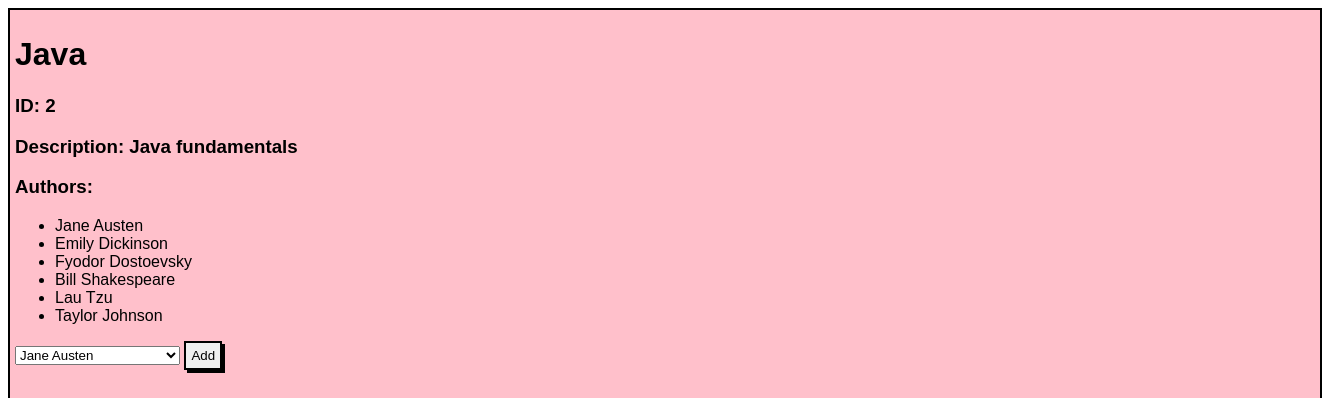
The page /books/2 on the database its author committed.
### main_app/models.py (models this page shows, shortened)
class Book(models.Model):
    title = models.CharField(max_length=255)
    desc = models.TextField()
    created_at = models.DateTimeField(auto_now_add=True)
    updated_at = models.DateTimeField(auto_now=True)

class Author(models.Model):
    first_name = models.CharField(max_length=255)
    last_name = models.CharField(max_length=255)
    books = models.ManyToManyField(Book, related_name='authors', null=True)
    notes = models.TextField(null=True)
    created_at = models.DateTimeField(auto_now_add=True)
    updated_at = models.DateTimeField(auto_now=True)

### main_app/views.py (the view)
# urls.py: path('books/<int:book_id>', views.show_book),
def show_book(request, book_id):
    one_book = Book.objects.get(id=book_id)
    all_authors = Author.objects.all()
    context = {
        'book' : one_book,
        "all_authors" : all_authors
    }
    return render(request, 'show_book.html', context)

### main_app/templates/show_book.html (shortened to what this page needs)
<!DOCTYPE html>
<html lang="en">
<head>
    {% load static %}
    <link rel="stylesheet" type="text/css" href="{% static 'style.css' %}">
</head>
<body>
    <div class="show_container">
        <h1>{{book.title}}</h1>
        <h3>ID: {{book.id}}</h3>
        <h3>Description: {{book.desc}}</h3>
        <h3>Authors:</h3>
        <ul>
            {% for author in book.authors.all %}
            <li>{{author.first_name}} {{author.last_name}}</li>
            {% endfor %}
        </ul>
        <form action="/addAuthorToBook" method="post">
            <select name="author_id" id="author_id">
                {% for author in all_authors %}
                    <option value="{{author.id}}">{{author.first_name}} {{author.last_name}}</option>
                {% endfor %}
            </select>
            <input type="submit" value="Add" id='add_button'>
        </form>
    </div>
</body>
</html>

### main_app/static/style.css (style rules this page uses)
.show_container { width: 1300px; height: 800px; background-color: pink; border: 2px solid black; font-family: 'Lucida Sans', 'Lucida Sans Regular', 'Lucida Grande', 'Lucida Sans Unicode', Geneva, Verdana, sans-serif; padding: 5px; }
#add_button { border: 2px solid black; box-shadow: 3px 3px black; padding: 5px; }

### rows shown on the page
Book: title "Java", id "2", desc "Java fundamentals"
Author: first_name "Jane", last_name "Austen"
Author: first_name "Emily", last_name "Dickinson"
Author: first_name "Fyodor", last_name "Dostoevsky"
Author: first_name "Bill", last_name "Shakespeare"
Author: first_name "Lau", last_name "Tzu"
Author: first_name "Taylor", last_name "Johnson"

### other values the page prints
form field author_id "Jane Austen"
